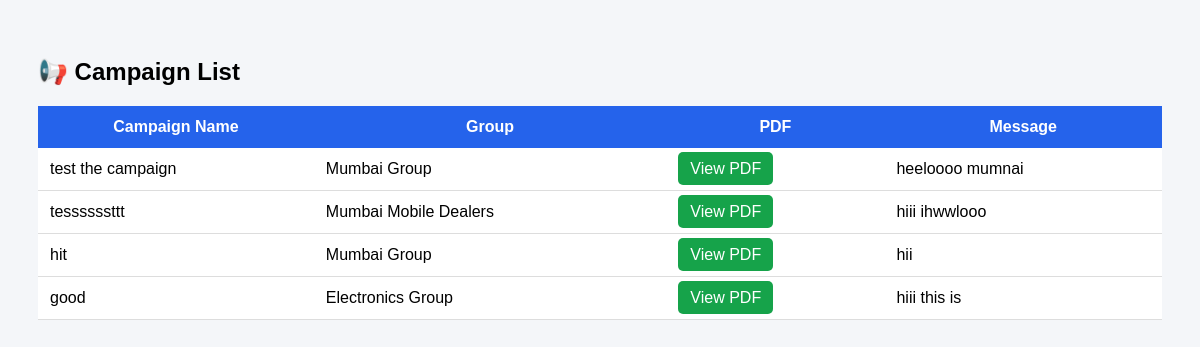
Screenshot of /campaign-list with the database file from the repository.
### app/models.py (models this page shows)
class Campaign(Base):
     __tablename__ = "campaigns"
     id = Column(Integer, primary_key=True, index=True)
     campaign_name = Column(String)
     group_name = Column(String)
     message_content = Column(String)
     pdf_file = Column(String)

### app/main.py (the view)
@app.get("/campaign-list")
def campaign_list(
    request: Request,
    db: Session = Depends(get_db)
):
    campaigns = db.query(Campaign).all()
    return templates.TemplateResponse(
        "campaign_list.html",
        {
            "request": request,
            "campaigns": campaigns
        }
    )

### templates/campaign_list.html (shortened to what this page needs)
<!DOCTYPE html>
<html>
<head>
</head>
<body>
<h2>📢 Campaign List</h2>
<table>
    <tr>
        <th>Campaign Name</th>
        <th>Group</th>
        <th>PDF</th>
        <th>Message</th>
    </tr>
    {% for campaign in campaigns %}
    <tr>
        <td>{{ campaign.campaign_name }}</td>
        <td>{{ campaign.group_name }}</td>
        <td>
            <a href="/view-pdf/{{ campaign.pdf_file }}" target="_blank">
                View PDF
            </a>
        </td>
        <td>{{ campaign.message_content }}</td>
    </tr>
    {% endfor %}
</table>
</body>
</html>

### templates/campaign_list.html (style rules this page uses)
body { font-family: Arial, sans-serif; padding:30px; background:#f4f6f9; }
table { width:100%; border-collapse:collapse; background:white; }
th { background:#2563eb; color:white; padding:12px; }
td { padding:12px; border-bottom:1px solid #ddd; }
a { text-decoration:none; color:white; background:#16a34a; padding:8px 12px; border-radius:5px; }

### rows the page displays
Campaign: campaign_name "test the campaign", group_name "Mumbai Group", message_content "heeloooo mumnai"
Campaign: campaign_name "tessssssttt", group_name "Mumbai Mobile Dealers", message_content "hiii ihwwlooo"
Campaign: campaign_name "hit", group_name "Mumbai Group", message_content "hii"
Campaign: campaign_name "good", group_name "Electronics Group", message_content "hiii this is"
